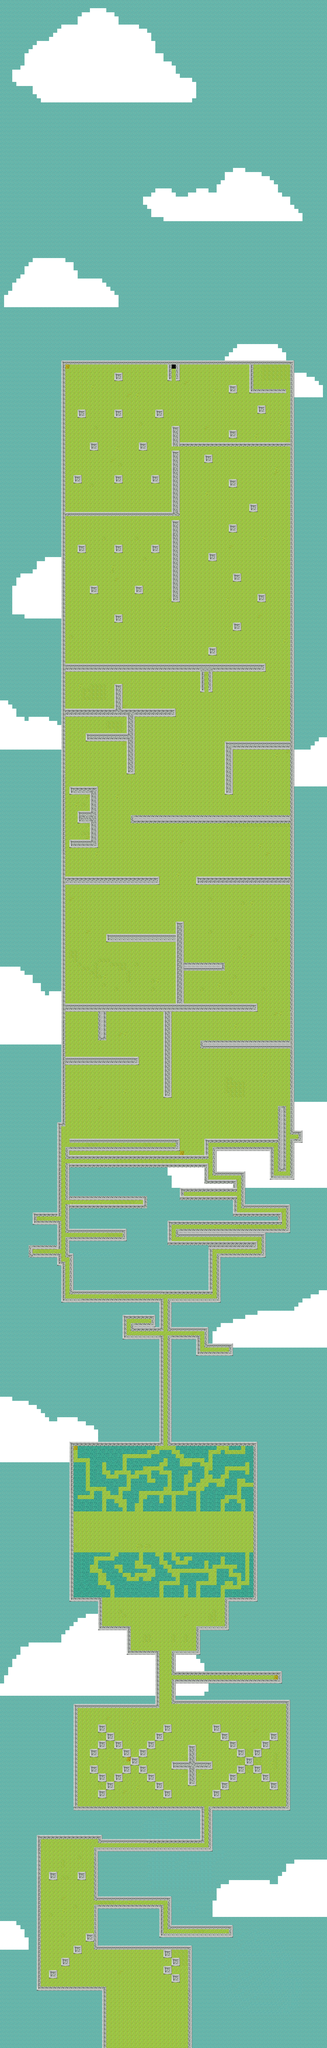

This game map was drawn from its Tiled (.tmx) file and the tilesets committed beside it. A one-line description and the trimmed map source follow:
An orthogonal 80x500 tile map with 16x16 px tiles, 1 tile layer (Tile Layer 1), 2 tilesets.

<map version="1.0" orientation="orthogonal" renderorder="right-down" width="80" height="500" tilewidth="16" tileheight="16" nextobjectid="1">
 <tileset firstgid="1" name="tileSet1" tilewidth="16" tileheight="16" tilecount="768">
  <image source="../Tree Climber Planning/tileSet1.png" width="512" height="384" />
  <tile id="12">
   <properties>
    <property name="blocked" value="" />
   </properties>
  </tile>
  <tile id="13">
   <properties>
    <property name="blocked" value="" />
   </properties>
  </tile>
  <tile id="14">
   <properties>
    <property name="blocked" value="" />
   </properties>
  </tile>
  <tile id="15">
   <properties>
    <property name="blocked" value="" />
   </properties>
  </tile>
  <tile id="44">
   <properties>
    <property name="blocked" value="" />
   </properties>
  </tile>
  <tile id="45">
   <properties>
    <property name="blocked" value="" />
   </properties>
  </tile>
  <tile id="46">
   <properties>
    <property name="blocked" value="" />
   </properties>
  </tile>
  <tile id="47">
   <properties>
    <property name="blocked" value="" />
   </properties>
  </tile>
  <tile id="76">
   <properties>
    <property name="blocked" value="" />
   </properties>
  </tile>
  <tile id="77">
   <properties>
    <property name="blocked" value="" />
   </properties>
  </tile>
  <tile id="78">
   <properties>
    <property name="blocked" value="" />
   </properties>
  </tile>
  <tile id="79">
   <properties>
    <property name="blocked" value="" />
   </properties>
  </tile>
  <tile id="108">
   <properties>
    <property name="blocked" value="" />
   </properties>
  </tile>
  <tile id="109">
   <properties>
    <property name="blocked" value="" />
   </properties>
  </tile>
  <tile id="110">
   <properties>
    <property name="blocked" value="" />
   </properties>
  </tile>
  <tile id="111">
   <properties>
    <property name="blocked" value="" />
   </properties>
  </tile>
  <tile id="113">
   <properties>
    <property name="blocked" value="" />
   </properties>
  </tile>
  <tile id="114">
   <properties>
    <property name="blocked" value="" />
   </properties>
  </tile>
  <tile id="140">
   <properties>
    <property name="blocked" value="" />
   </properties>
  </tile>
  <tile id="141">
   <properties>
    <property name="blocked" value="" />
   </properties>
  </tile>
  <tile id="142">
   <properties>
    <property name="blocked" value="" />
   </properties>
  </tile>
  <tile id="143">
   <properties>
    <property name="blocked" value="" />
   </properties>
  </tile>
  <tile id="145">
   <properties>
    <property name="blocked" value="" />
   </properties>
  </tile>
  <tile id="146">
   <properties>
    <property name="blocked" value="" />
   </properties>
  </tile>
  <tile id="172">
   <properties>
    <property name="blocked" value="" />
   </properties>
  </tile>
  <tile id="173">
   <properties>
    <property name="blocked" value="" />
   </properties>
  </tile>
  <tile id="174">
   <properties>
    <property name="blocked" value="" />
   </properties>
  </tile>
  <tile id="175">
   <properties>
    <property name="blocked" value="" />
   </properties>
  </tile>
  <tile id="306">
   <properties>
    <property name="freeze" value="" />
   </properties>
  </tile>
  <tile id="498">
   <properties>
    <property name="health" value="" />
   </properties>
  </tile>
  <tile id="501">
   <properties>
    <property name="goal" value="" />
   </properties>
  </tile>
  <tile id="529">
   <properties>
    <property name="points" value="" />
   </properties>
  </tile>
  <tile id="530">
   <properties>
    <property name="stamina" value="" />
   </properties>
  </tile>
  <tile id="544">
   <properties>
    <property name="points" value="" />
   </properties>
  </tile>
  <tile id="545">
   <properties>
    <property name="stamina" value="" />
   </properties>
  </tile>
  <tile id="546">
   <properties>
    <property name="health" value="" />
   </properties>
  </tile>
  <tile id="547">
   <properties>
    <property name="freeze" value="" />
   </properties>
  </tile>
 </tileset>
 <tileset firstgid="769" name="terrainSet3" tilewidth="16" tileheight="16" tilecount="684">
  <image source="../Tree Climber Planning/terrainSet3.png" width="288" height="608" />
  <tile id="120">
   <properties>
    <property name="hazard" value="" />
   </properties>
  </tile>
  <tile id="121">
   <properties>
    <property name="hazard" value="" />
   </properties>
  </tile>
  <tile id="138">
   <properties>
    <property name="hazard" value="" />
   </properties>
  </tile>
  <tile id="139">
   <properties>
    <property name="hazard" value="" />
   </properties>
  </tile>
 </tileset>
 <layer name="Tile Layer 1" width="80" height="500">
  <data>[40000 cells, 40000 non-empty, 49 distinct tile ids]</data>
 </layer>
</map>
